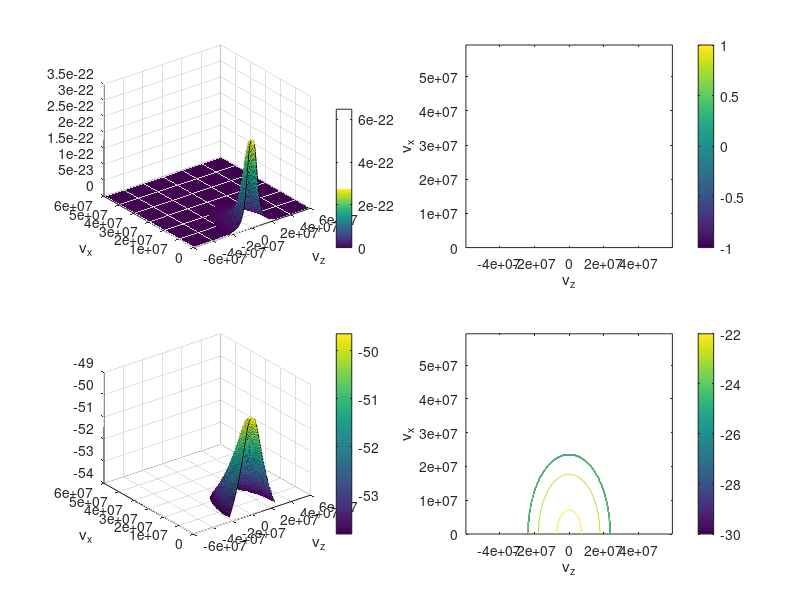

Source code (MATLAB):
% 2024-12-10 14:32 Hua-sheng XIE, huashengxie@gmail.com, ENN
% Generate distribution function f(vpara,vperp) on grid
% 24-12-22 14:51 add shell and slowing down
% 25-01-04 14:10 slowing down case

close all; clear; clc;

% constants
% % Default SI unit
c2=(2.99792458E8)^2; % speed of ligth c^2
epsilon0=8.854187817E-12;
mu0=1/(c2*epsilon0);
% mu0=1.2566e-06;
% c2=(1.5173e7)^2; % 25-01-03 11:41
% epsilon0=1/(c2*mu0);
kB=1.38064852e-23;
qe=1.60217662e-19; % electron charge, coulombs
mp=1.6726219e-27; % proton mass, kg
me=9.1094e-31; % electron mass, kg

munit=mp; % set the default normalization for mass

ms0=5.447e-4; % m_unit
% ms0=1.0; % m_unit
Tzs0=1e2; % eV
Tps0=1e2; % eV
vdsz0=0.0; % c
vdsr0=0.0791; % c

ms=ms0*munit; % * unit mass, -> kg, 18-12-23 22:59
Tzs=Tzs0*qe/kB; % T//, eV -> K (eV -> J * J -> K)
Tps=Tps0*qe/kB; % Tpr, eV -> K
vdsz=vdsz0*sqrt(c2); % vds_z, speed of light c -> m/s
vdsr=vdsr0*sqrt(c2); % vds_r, speed of light c -> m/s

icase=5;

kappa=5.5;
if(icase==2)
    vtzs=sqrt(2*(1-1.5/kappa)*kB*Tzs./ms); % para thermal velocity, note the sqrt(2)
    vtps=sqrt(2*(1-1.5/kappa)*kB*Tps./ms); % perp thermal velocity, note the sqrt(2)
elseif(icase==3)
    vtzs=sqrt(2*(1-0.5/kappa)*kB*Tzs./ms); % para thermal velocity, note the sqrt(2)
    vtps=sqrt(2*(1-1/kappa)*kB*Tps./ms); % perp thermal velocity, note the sqrt(2)
else
    vtzs=sqrt(2*kB*Tzs./ms); % para thermal velocity, note the sqrt(2)
    vtps=sqrt(2*kB*Tps./ms); % perp thermal velocity, note the sqrt(2)
end

sid=1; % species number index

vtx=vtps; vtz=vtzs; vdz=vdsz; vdx=vdsr;

dvx=0.05*vtx; dvz=0.05*vtz;
% dvx=0.02*vdx; dvz=0.02*vdx;
% [vz,vx]=ndgrid((-8*vtz:dvz:8*vtz)+vdz,0:dvx:8*vtx); % (vpara,vperp) grid
[vz,vx]=ndgrid((-10*vtz:dvz:10*vtz)+vdz,0:dvx:10*vtx); % (vpara,vperp) grid
% [vz,vx]=ndgrid((-2.5*vdx:dvz:2.5*vdx)+vdz,0:dvx:2.5*vdx); % (vpara,vperp) grid
% [vz,vx]=ndgrid((-4*vtz:dvz:4*vtz)+0*vdz,0:dvx:4*vtx); % (vpara,vperp) grid

if(icase==1) % drift bi-Maxwellian ring beam
    bs=vdsr/vtps;
    As=exp(-bs^2)+sqrt(pi)*bs*erfc(-bs);
    coef=1/(sqrt(pi^3)*vtz*vtx^2*As);
    fv=coef*exp(-(vz-vdz).^2/vtz^2-(vx-vdx).^2/vtx^2);
elseif(icase==2) % bi-kappa
    % kappa=4.0;
    coef=1/(sqrt(pi^3*kappa^3)*vtz*vtx^2)*exp(gammaln(kappa+1)-gammaln(kappa-0.5));
    fv=coef*(1+(vz-vdz).^2/(kappa*vtz^2)+vx.^2/(kappa*vtx^2)).^(-kappa-1);
elseif(icase==3) % product bi-kappa
    kappaz=kappa; kappax=kappa;
    coef=1/(sqrt(pi^3*kappaz)*vtz*vtx^2)*exp(gammaln(kappaz+1)-gammaln(kappaz+0.5));
    fv=coef*(1+(vz-vdz).^2/(kappaz*vtz^2)).^(-kappaz-1).*(1+vx.^2/(kappax*vtx^2)).^(-kappax-1);
    % coef=1/(sqrt(pi^3*kappaz)*vtz*vtx^2)*(1-1/kappax)*exp(gammaln(kappaz)-gammaln(kappaz-0.5));
    % fv=coef*(1+(vz-vdz).^2/(kappaz*vtz^2)).^(-kappaz).*(1+vx.^2/(kappax*vtx^2)).^(-kappax);
elseif(icase==6) % kappa-Maxwellian, Bai2024PoP
    % kappa=4.0;
    coef=1/(sqrt(pi^3*kappa)*vtz*vtx^2)*exp(gammaln(kappa)-gammaln(kappa-0.5));
    fv=coef*(1+(vz-vdz).^2/(kappa*vtz^2)).^(-kappa).*exp(-vx.^2/vtx^2);
elseif(icase==4) % shell, 24-12-22 14:51
    bs=vdx/vtx;
    As=2/sqrt(pi)*bs*exp(-bs^2)+(2*bs^2+1)*erfc(-bs);
    coef=1/(sqrt(pi^3)*vtx^3*As);
    fv=coef*exp(-(sqrt(vz.^2+vx.^2)-vdx).^2./vtx^2);
    % fv=exp(-(sqrt(vz.^2+vx.^2)-vdz).^2./vtz^2);
elseif(icase==5) % slowing down, 24-12-22 14:
    % vdx=4*vtx;
    coef=3/(4*pi*log(1+vdx^3/vtx^3));
    fv=coef*(sqrt(vz.^2+vx.^2)<=vdx)./(sqrt(vz.^2+vx.^2).^3+vtx^3);
    % fv=1./(sqrt(vz.^2+vx.^2).^3+vtz^3);
    % fv=(sqrt(vz.^2+vx.^2)<=vdz)./(sqrt(vz.^2+vx.^2).^3+vtz^3);
end
sumfv=2*pi*sum(sum(fv.*vx))*dvx*dvz; % should be normalized to 1

fvdat.vx=vx; fvdat.vz=vz; fvdat.fv=fv; fvdat.dvx=dvx; fvdat.dvz=dvz;
fvdat.vtx=vtx; fvdat.vtz=vtz; fvdat.vdx=vdx; fvdat.vdz=vdz;
save(['fvdata',num2str(sid),'.mat'],'fvdat');


%%
close all;
subplot(221);
surf(vz,vx,fv); colorbar;
xlabel('v_z');ylabel('v_x');
subplot(222);
contour(vz,vx,fv,150); colorbar;
xlabel('v_z');ylabel('v_x');

subplot(223);
surf(vz,vx,log(fv)); colorbar;
xlabel('v_z');ylabel('v_x');
subplot(224);
contour(vz,vx,log10(fv),-30:1:-15); colorbar;
xlabel('v_z');ylabel('v_x');
